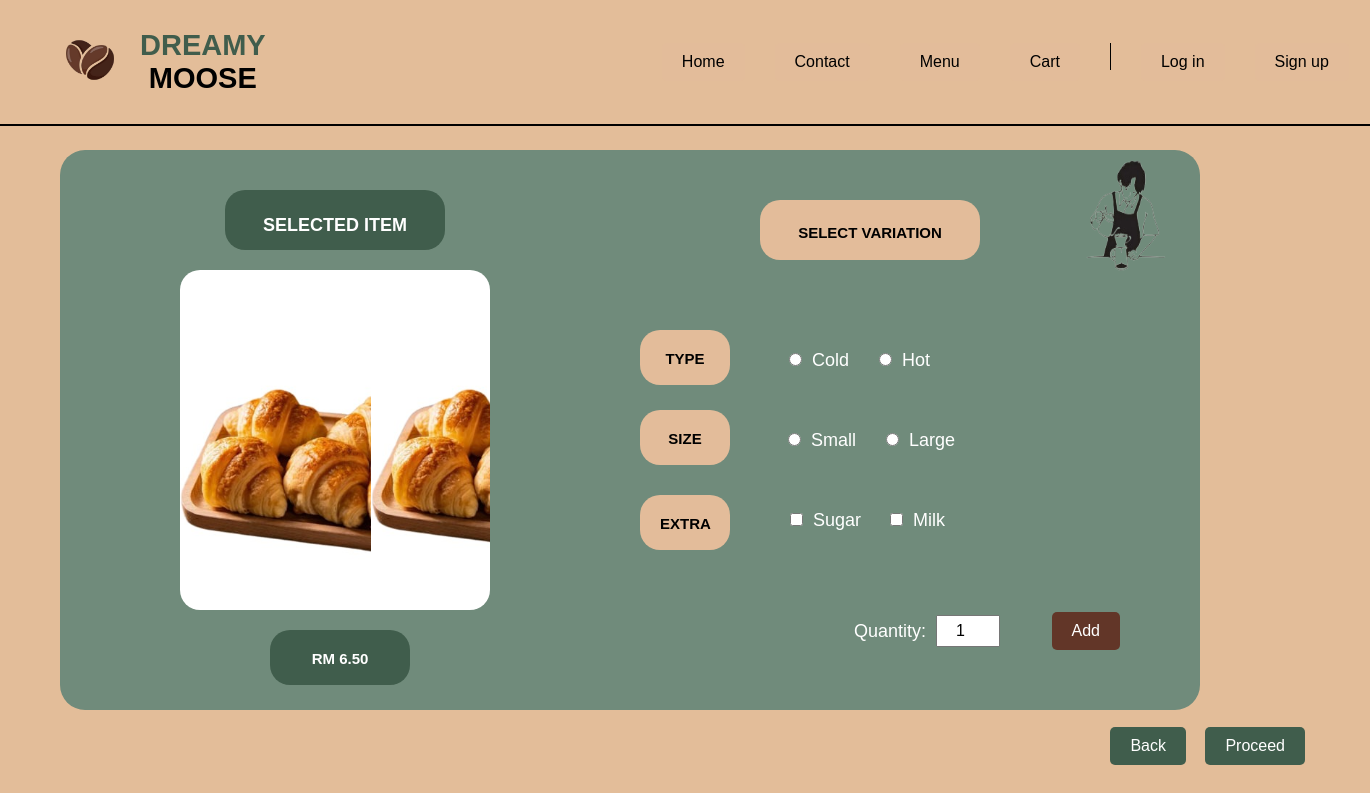
The app's page /selectedMenu.php?order_id=4 with its own data.
### tables this page shows
CREATE TABLE `menu` (
  `menu_id` int(11) NOT NULL AUTO_INCREMENT,
  `menu_name` varchar(50) NOT NULL,
  `description` varchar(50) NOT NULL,
  `menu_price` varchar(50) NOT NULL,
  `menu_category` varchar(50) NOT NULL,
  `menu_ingredients` varchar(50) NOT NULL,
  `menu_recipe` varchar(50) NOT NULL,
  `menu_image` varchar(100) NOT NULL,
  `date` varchar(50) NOT NULL,
  PRIMARY KEY (`menu_id`)
);

### selectedMenu.php (the view, shortened to what this page needs)
<?php
require("connection.php")
?>
<!DOCTYPE html>
<html lang="en">
<head>
    <link rel="stylesheet" href="https://cdnjs.cloudflare.com/ajax/libs/sweetalert/2.1.2/sweetalert.min.css">
</head>
<body>
<?php
$order_id = (int) $_GET["order_id"];
$sql_cart = mysqli_query($conn,"SELECT * FROM menu WHERE menu_id = '$order_id'");
$data_cart = mysqli_fetch_assoc($sql_cart);
?>
    <header>
        <div class="header-container">
            <div class="logo-container">
                <a href="#" class="logo">
                    <img src="Pictures/logo.png" alt="Logo">
                </a>
                <div class="logo-text">
                    <span style="color: #405D4C; font-size: 29px;">DREAMY</span><br>
                    <span style="color: #000000; font-size: 29px;">MOOSE</span><br>
                </div>
            </div>
            <nav class="navbar">
                <a href="NewHomepage.php" class="login-option">Home</a>
                <a href="contact.php" class="login-option">Contact</a>
                <a href="menu.php" class="login-option">Menu</a>
                <a href="cart.php" class="login-option">Cart</a>
                <?php if (!isset($_SESSION["username"])) { ?>
                    <a href="loginPage.php" class="login-option">Log in</a>
                    <a href="signup.php" class="login-option">Sign up</a>
                <?php } else { ?>
                    <a href="logout.php" class="login-option">Log out</a>
                <?php } ?>
            </nav>
        </div>
    </header>
    <div id="rcorners1">
    <button id="addButton">Add</button>
        <img id="cornerImage" src="Pictures/Dreamy.png" alt="Corner Image">
		 <div class="radio-container">
            <form>
                <label>
                    <input type="radio" name="type" value="cold"> Cold
                </label>
                <label>
                    <input type="radio" name="type" value="hot"> Hot
                </label>
            </form>
        </div>
		 <div class="size-radio-container">
            <form>
                <label>
                    <input type="radio" name="size" value="small"> Small
                </label>
                <label>
                    <input type="radio" name="size" value="large"> Large
                </label>
            </form>
        </div>
        <div class="extras-container">
            <form>
                <label>
                    <input type="checkbox" name="extras" value="sugar"> Sugar
                </label>
                <label>
                    <input type="checkbox" name="extras" value="milk"> Milk
                </label>
            </form>
        </div>
		<div id="innerRounded" >
           <h2 style="color: white;font-size:18px;margin-top:5px;">SELECTED ITEM</h2>
        </div>
      <div id="OtherRounded" style="background-image:url('admin/assets/images/<?= $data_cart["menu_image"] ?>');background-size: contain;">
        </div>
		<div id="AnotherRounded">
			 <h2 style="color: black;font-size:15px;margin-top:4px;">SELECT VARIATION</h2>
        </div>
		<div id="Another2Rounded">
			 <h2 style="color: black;font-size:15px;margin-top:0px;">TYPE</h2>
        </div>
		<div id="Another3Rounded">
			 <h2 style="color: black;font-size:15px;margin-top:0px;">SIZE</h2>
        </div>
		<div id="Another4Rounded">
			 <h2 style="color: black;font-size:15px;margin-top:0px;">EXTRA</h2>
        </div>
		<div id="Another5Rounded">
			 <h2 style="color: white;font-size:15px;margin-top:0px;">RM <?= $data_cart["menu_price"] ?></h2>
        </div>
	  <div class="quantity-selector">
        <span class="quantity-label">Quantity:</span>
        <input type="number" id="quantity" class="quantity-input" value="1" min="1" max="10">
    </div>
    </div>
    <div class="button-container">
        <button class="action-button" id="backButton">Back</button>
        <button class="action-button" id="proceedButton">Proceed</button>
    </div>
</body>
</html>

### selectedMenu.php (style rules this page uses)
body { background-image: url('Pictures/Homepage_bg.jpg'); background-size: 50%; background-position: center; text-align: center; font-family: Arial, sans-serif; margin: 0; padding: 0; }
header { position: fixed; top: 0; left: 0; width: 100%; padding: 20px; display: flex; justify-content: space-between; align-items: center; border-bottom: 2px solid #000; }
.header-container { display: flex; justify-content: space-between; align-items: center; width: 100%; }
.logo-container { display: flex; align-items: center; }
.navbar { display: flex; justify-content: center; flex-grow: 1; margin-left:355px; }
.navbar a { text-decoration: none; color: #000; margin: 0 15px; }
.logo img { max-height: 80px; margin-left: 30px; }
.logo-text { margin-left: 10px; font-size: 24px; font-weight: bold; color: #000; }
.login-option { background-color: #E3BC9A; color: white; padding: 10px 20px; border: none; border-radius: 5px; text-decoration: none; font-size: 16px; margin-top: 10px; transition: background-color 0.3s ease; display: inline-block; }
#rcorners1 { border-radius: 25px; background: #708B7B; padding: 20px; width: 1100px; height: 520px; margin-top: 150px; margin-bottom: 100px; margin-left: 60px; margin-right: auto; text-align: center; position: relative; }
#addButton { position:absolute; background-color: #623628; color: white; padding: 10px 20px; border: none; border-radius: 5px; text-decoration: none; font-size: 16px; right:80px; bottom:60px; transition: background-color 0.3s ease; }
#cornerImage { position: absolute; bottom:330px; right: 60px; height: 300px; width: 450px; border-radius: 50%; left:850px; }
#innerRounded { border-radius: 20px; background-color: #405D4C; padding: 20px; margin: 20px; text-align: center; position: relative; height: 20px; width:180px; margin-right:100px; margin-left:145px; }
#OtherRounded { border-radius: 20px; background-color: #D6A067; padding: 20px; margin: 20px; text-align: center; position: relative; height: 300px; width: 270px; margin-right: 40px; margin-left: 100px; }
#AnotherRounded { border-radius: 20px; background-color: #E3BC9A; padding: 20px; margin: 20px; text-align: center; position: absolute; top: 30px; right: 200px; height: 20PX; width: 180px; }
#Another2Rounded { border-radius: 20px; background-color: #E3BC9A; padding: 20px; margin: 20px; text-align: center; position: absolute; top: 160px; right: 450px; height: 15px; width: 50px; }
#Another3Rounded { border-radius: 20px; background-color: #E3BC9A; padding: 20px; margin: 20px; text-align: center; position: absolute; top: 240px; right: 450px; height: 15px; width: 50px; }
#Another4Rounded { border-radius: 20px; background-color: #E3BC9A; padding: 20px; margin: 20px; text-align: center; position: absolute; top: 325px; right: 450px; height: 15px; width: 50px; }
#Another5Rounded { border-radius: 20px; background-color: #405D4C; padding: 20px; margin: 20px; text-align: center; position: absolute; top: 460px; right: 690px; height: 15px; width: 100px; margin-right:100px; margin-left:145px; }
.quantity-selector { position: absolute; top: 465px; right:200px; display: flex; justify-content: center; align-items: center; }
.quantity-label { font-size: 18px; color: white; margin-right: 10px; }
.quantity-input { width: 50px; padding: 5px; font-size: 16px; text-align: center; }
.button-container { margin-top: 25px; text-align: right; position: fixed; bottom: 45px; right: 50px; }
.action-button { background-color: #405D4C; color: white; padding: 10px 20px; border: none; border-radius: 5px; text-decoration: none; font-size: 16px; margin-right: 15px; gap:30px; margin-top: 25px; transition: background-color 0.3s ease; }
.radio-container { position: absolute; top: 200px; right: 250px; text-align: left; }
.radio-container label { font-size: 18px; color: white; margin-right: 20px; }
.radio-container input { margin-right: 5px; }
.size-radio-container { position: absolute; top: 280px; right: 225px; text-align: left; }
.size-radio-container label { font-size: 18px; color: white; margin-right: 20px; }
.size-radio-container input { margin-right: 5px; }
.extras-container { position: absolute; top: 360px; right: 235px; text-align: left; }
.extras-container label { font-size: 18px; color: white; margin-right: 20px; }
.extras-container input { margin-right: 5px; }

### records on screen
menu: menu_image (picture), menu_price "6.50"
